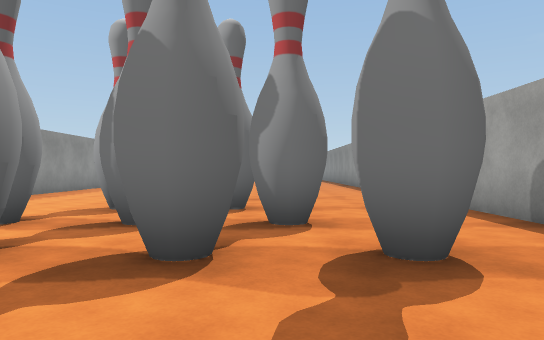
view 1 (above)

16 first-person views from a walk through a scene from a Unity 3-D project. The camera is 1.3 m above the floor, looks level and sees 70° across. The floor is counted in squares, 2 m on a side. Each view is taken from the middle of a square. On the plan, view 1 faces up. The plan holds only what a view shows up to about 11 squares ahead; the rest is blank. The place goes on beyond the plan. Some animated figures are left out. Some surface patterns are stand-ins.

view 2
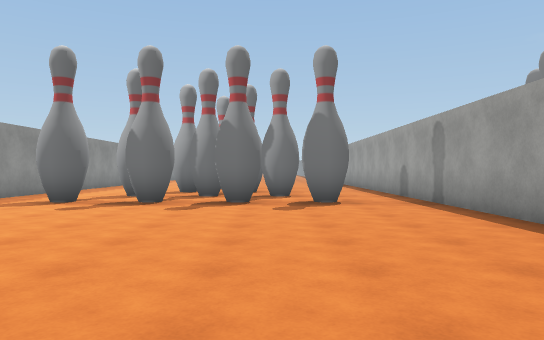

view 3
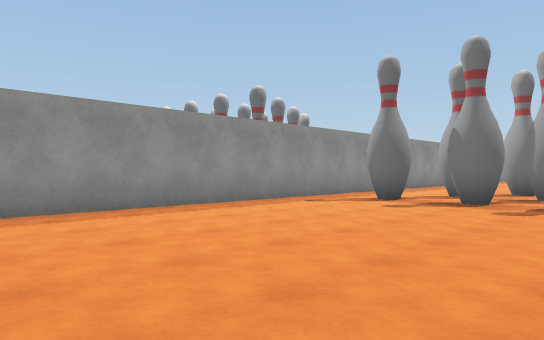

view 4
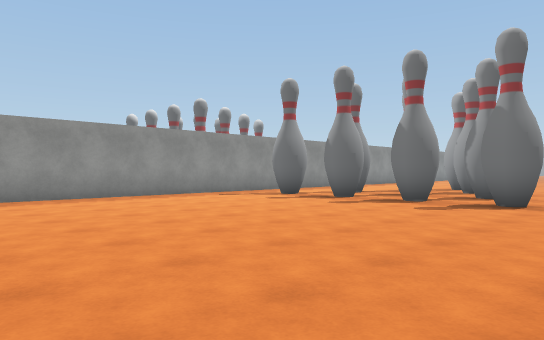

view 5
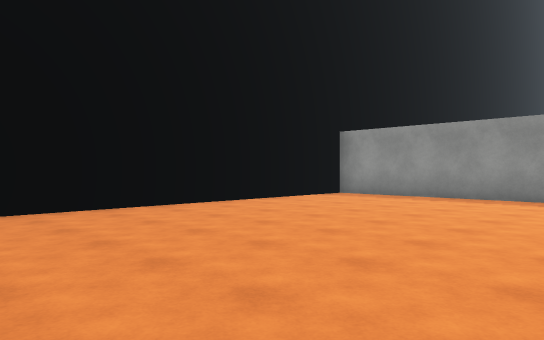

view 6
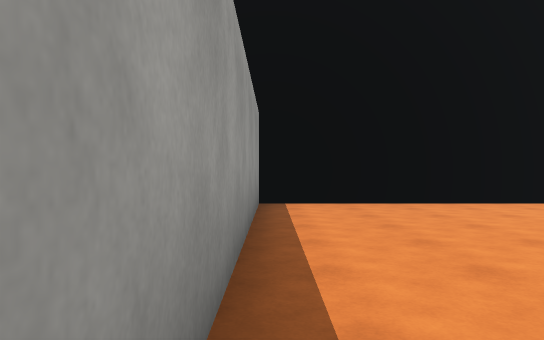

view 7
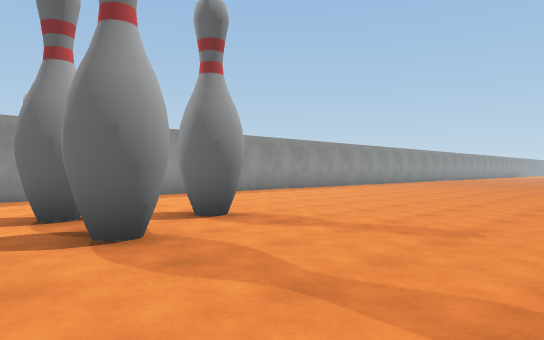

view 8
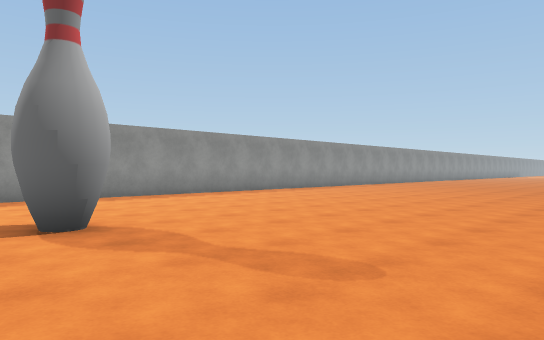

view 9
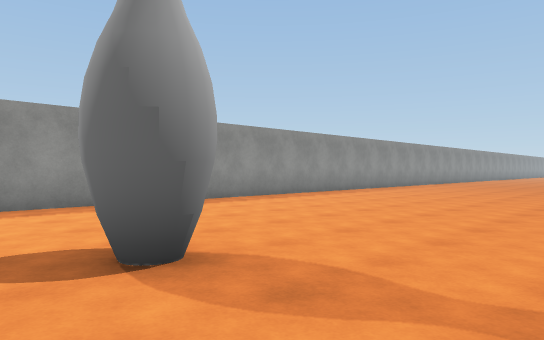

view 10
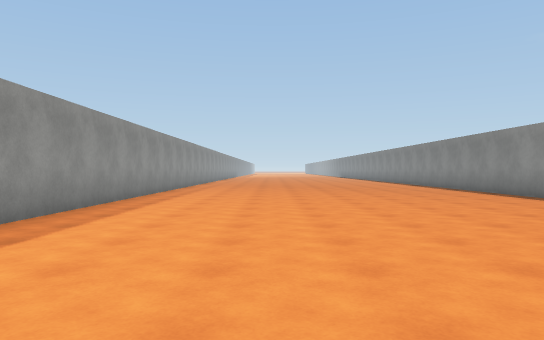

view 11
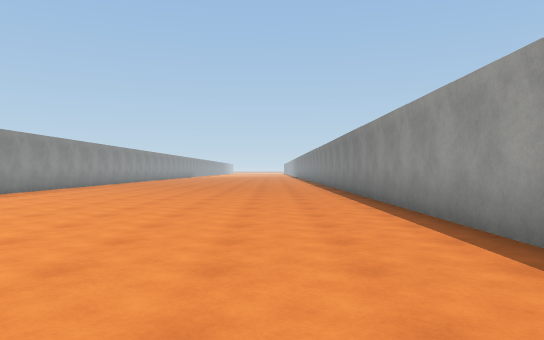

view 12
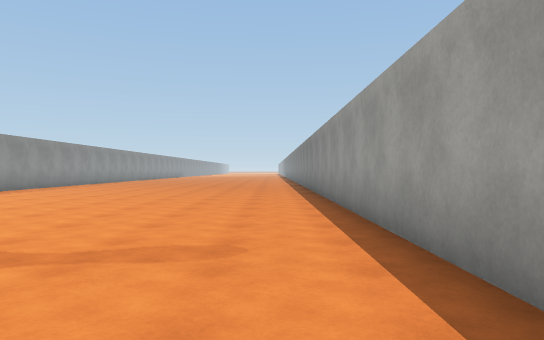

view 13
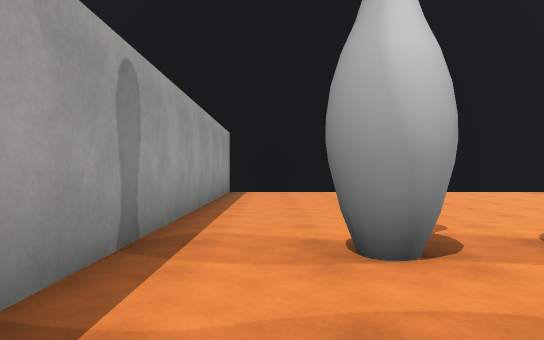

view 14
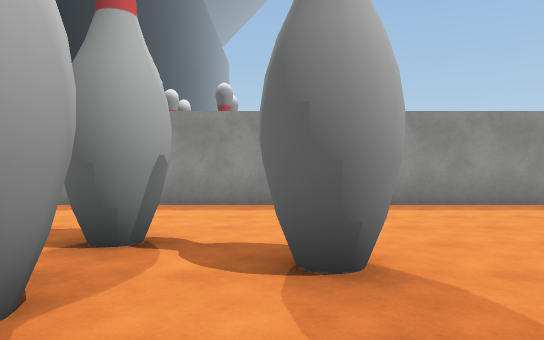

view 15
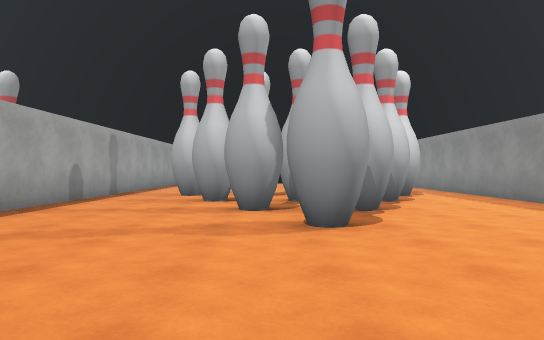

view 16
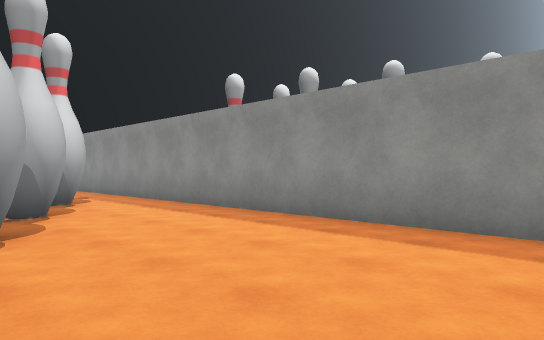

### Floor plan
Key: @ floor where view 1 was taken; # wall or solid block; x gap in a wall; . floor.
Columns run from 7 left of view 1 to 4 right of it. Each row starts with its distance up from view 1.
 19 #..........#
 18 #..........#
 17 #..........#
 16 #..........#
 15 #..........#
 14 #..........#
 13 #..........#
 12 #..........#
 11 #..........#
 10 #..........#
  9 #..........#
  8 #....##....#
  7 #....##....#
  6 #....##....#
  5 #...####...#
  4 #..........#
  3 #..#xx#.#..#
  2 #..........#
  1 #..........#
  0 #......@...#
 -1 #..........#
 -2 #..........#
 -3 #..........#
 -4 #..........#
 -5 #..........#
 -6 ############

Positions as (right, up) in squares from view 1, and headings:
1: (0, 0), facing up
2: (0, -5), facing up
3: (0, -5), facing up-left
4: (3, -5), facing up-left
5: (3, 1), facing down-left
6: (3, 2), facing down
7: (3, 5), facing up-left
8: (3, 7), facing up-left
9: (1, 7), facing up-left
10: (-3, 8), facing up
11: (1, 8), facing up
12: (2, 6), facing up
13: (2, 6), facing down
14: (1, 8), facing left
15: (-1, 13), facing down
16: (-2, 11), facing down-left
